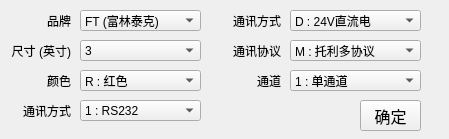
<?xml version="1.0" encoding="UTF-8"?>
<ui version="4.0">
 <class>secDisplay</class>
 <widget class="QWidget" name="secDisplay">
  <property name="geometry">
   <rect>
    <x>0</x>
    <y>0</y>
    <width>449</width>
    <height>139</height>
   </rect>
  </property>
  <property name="windowTitle">
   <string>大屏幕选型</string>
  </property>
  <widget class="QComboBox" name="brandComBox">
   <property name="geometry">
    <rect>
     <x>80</x>
     <y>10</y>
     <width>121</width>
     <height>21</height>
    </rect>
   </property>
   <item>
    <property name="text">
     <string>FT (富林泰克)</string>
    </property>
   </item>
   <item>
    <property name="text">
     <string>AW (COPA A)</string>
    </property>
   </item>
  </widget>
  <widget class="QLabel" name="label">
   <property name="geometry">
    <rect>
     <x>10</x>
     <y>10</y>
     <width>61</width>
     <height>21</height>
    </rect>
   </property>
   <property name="text">
    <string>品牌</string>
   </property>
   <property name="alignment">
    <set>Qt::AlignmentFlag::AlignRight|Qt::AlignmentFlag::AlignTrailing|Qt::AlignmentFlag::AlignVCenter</set>
   </property>
  </widget>
  <widget class="QComboBox" name="sizeComBox">
   <property name="geometry">
    <rect>
     <x>80</x>
     <y>40</y>
     <width>121</width>
     <height>21</height>
    </rect>
   </property>
   <item>
    <property name="text">
     <string>3</string>
    </property>
   </item>
   <item>
    <property name="text">
     <string>4</string>
    </property>
   </item>
   <item>
    <property name="text">
     <string>5</string>
    </property>
   </item>
   <item>
    <property name="text">
     <string>7</string>
    </property>
   </item>
   <item>
    <property name="text">
     <string>10</string>
    </property>
   </item>
   <item>
    <property name="text">
     <string>12</string>
    </property>
   </item>
   <item>
    <property name="text">
     <string>15</string>
    </property>
   </item>
  </widget>
  <widget class="QLabel" name="label_2">
   <property name="geometry">
    <rect>
     <x>10</x>
     <y>40</y>
     <width>61</width>
     <height>21</height>
    </rect>
   </property>
   <property name="text">
    <string>尺寸 (英寸)</string>
   </property>
   <property name="alignment">
    <set>Qt::AlignmentFlag::AlignRight|Qt::AlignmentFlag::AlignTrailing|Qt::AlignmentFlag::AlignVCenter</set>
   </property>
  </widget>
  <widget class="QLabel" name="label_3">
   <property name="geometry">
    <rect>
     <x>10</x>
     <y>70</y>
     <width>61</width>
     <height>21</height>
    </rect>
   </property>
   <property name="text">
    <string>颜色</string>
   </property>
   <property name="alignment">
    <set>Qt::AlignmentFlag::AlignRight|Qt::AlignmentFlag::AlignTrailing|Qt::AlignmentFlag::AlignVCenter</set>
   </property>
  </widget>
  <widget class="QComboBox" name="colorComBox">
   <property name="geometry">
    <rect>
     <x>80</x>
     <y>70</y>
     <width>121</width>
     <height>21</height>
    </rect>
   </property>
   <item>
    <property name="text">
     <string>R : 红色</string>
    </property>
   </item>
   <item>
    <property name="text">
     <string>G : 绿色</string>
    </property>
   </item>
   <item>
    <property name="text">
     <string>H : 黄色</string>
    </property>
   </item>
   <item>
    <property name="text">
     <string>C : 三色</string>
    </property>
   </item>
  </widget>
  <widget class="QLabel" name="label_4">
   <property name="geometry">
    <rect>
     <x>10</x>
     <y>100</y>
     <width>61</width>
     <height>21</height>
    </rect>
   </property>
   <property name="text">
    <string>通讯方式</string>
   </property>
   <property name="alignment">
    <set>Qt::AlignmentFlag::AlignRight|Qt::AlignmentFlag::AlignTrailing|Qt::AlignmentFlag::AlignVCenter</set>
   </property>
  </widget>
  <widget class="QComboBox" name="comComBox">
   <property name="geometry">
    <rect>
     <x>80</x>
     <y>100</y>
     <width>121</width>
     <height>21</height>
    </rect>
   </property>
   <item>
    <property name="text">
     <string>1 : RS232</string>
    </property>
   </item>
   <item>
    <property name="text">
     <string>2: RS485</string>
    </property>
   </item>
   <item>
    <property name="text">
     <string>3 : 无线</string>
    </property>
   </item>
   <item>
    <property name="text">
     <string>4 : RS232/485两用</string>
    </property>
   </item>
  </widget>
  <widget class="QComboBox" name="powerComBox">
   <property name="geometry">
    <rect>
     <x>290</x>
     <y>10</y>
     <width>131</width>
     <height>21</height>
    </rect>
   </property>
   <item>
    <property name="text">
     <string>D : 24V直流电</string>
    </property>
   </item>
   <item>
    <property name="text">
     <string>A : 220V交流电</string>
    </property>
   </item>
  </widget>
  <widget class="QLabel" name="label_5">
   <property name="geometry">
    <rect>
     <x>220</x>
     <y>10</y>
     <width>61</width>
     <height>21</height>
    </rect>
   </property>
   <property name="text">
    <string>通讯方式</string>
   </property>
   <property name="alignment">
    <set>Qt::AlignmentFlag::AlignRight|Qt::AlignmentFlag::AlignTrailing|Qt::AlignmentFlag::AlignVCenter</set>
   </property>
  </widget>
  <widget class="QLabel" name="label_6">
   <property name="geometry">
    <rect>
     <x>220</x>
     <y>40</y>
     <width>61</width>
     <height>21</height>
    </rect>
   </property>
   <property name="text">
    <string>通讯协议</string>
   </property>
   <property name="alignment">
    <set>Qt::AlignmentFlag::AlignRight|Qt::AlignmentFlag::AlignTrailing|Qt::AlignmentFlag::AlignVCenter</set>
   </property>
  </widget>
  <widget class="QComboBox" name="comPotComBox">
   <property name="geometry">
    <rect>
     <x>290</x>
     <y>40</y>
     <width>131</width>
     <height>21</height>
    </rect>
   </property>
   <item>
    <property name="text">
     <string>M : 托利多协议</string>
    </property>
   </item>
   <item>
    <property name="text">
     <string>F : FAB协议</string>
    </property>
   </item>
   <item>
    <property name="text">
     <string>Y : 耀华协议</string>
    </property>
   </item>
   <item>
    <property name="text">
     <string>Z : 其他</string>
    </property>
   </item>
  </widget>
  <widget class="QComboBox" name="comChenComBox">
   <property name="geometry">
    <rect>
     <x>290</x>
     <y>70</y>
     <width>131</width>
     <height>21</height>
    </rect>
   </property>
   <item>
    <property name="text">
     <string>1 : 单通道</string>
    </property>
   </item>
   <item>
    <property name="text">
     <string>4 : 多通道</string>
    </property>
   </item>
  </widget>
  <widget class="QLabel" name="label_7">
   <property name="geometry">
    <rect>
     <x>220</x>
     <y>70</y>
     <width>61</width>
     <height>21</height>
    </rect>
   </property>
   <property name="text">
    <string>通道</string>
   </property>
   <property name="alignment">
    <set>Qt::AlignmentFlag::AlignRight|Qt::AlignmentFlag::AlignTrailing|Qt::AlignmentFlag::AlignVCenter</set>
   </property>
  </widget>
  <widget class="QPushButton" name="pushButton">
   <property name="geometry">
    <rect>
     <x>360</x>
     <y>100</y>
     <width>61</width>
     <height>31</height>
    </rect>
   </property>
   <property name="font">
    <font>
     <pointsize>12</pointsize>
    </font>
   </property>
   <property name="text">
    <string>确定</string>
   </property>
  </widget>
 </widget>
 <resources/>
 <connections/>
</ui>
